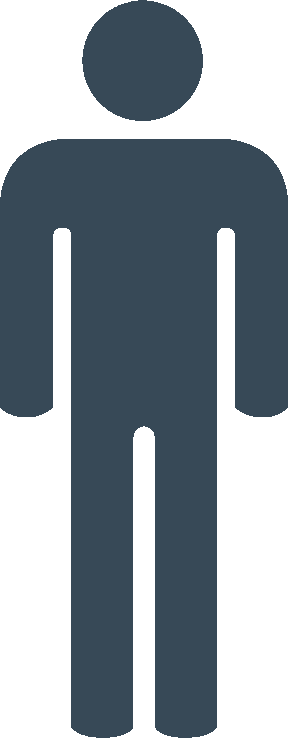
#> input picture img/boy.png, 288 x 738 px
$ jupyter execute --allow-errors CoronaPlotsV2.ipynb   (shell and % lines are left out)   (older library calls are emulated)
#> lines starting #> are read from the running program, lines starting #| are printed output that depends on the picture
# CoronaPlots report

This code focus on readability instead speed.

> Note, you can remove all filters and others steps by replacing it by a simple loop.

# Downloads
This section needs to be executed by system. You can also use a shell script to do this (Just remove '!' and execute).

```bash
# Download tool to generate pdf Report
pip3 -q install reportlab > /dev/null

# Download tools to login and get spreadsheet
pip3 -q install oauth2client > /dev/null
pip3 -q install gspread > /dev/null

# Download tools to threat data
pip3 -q install pandas > /dev/null
pip3 -q install numpy > /dev/null

# Download tools to plot
pip3 -q install matplotlib > /dev/null
pip3 -q install seaborn > /dev/null

# Download font that will be used
mkdir fonts
curl https://fonts.google.com/download?family=Montserrat -so font.zip
unzip -qq font.zip -d fonts && rm font.zip

# Download Images
#     IMG (Imgur keeps images if 1 view per six months)
#     https://i.imgur.com/vKgu7bE.png --> WomanBlue
#     https://i.imgur.com/GcsTCOp.png --> Default Itabira's logo
wget http://www.clker.com/cliparts/2/a/Q/D/P/J/woman-orange-hi.png -qO girl.png
wget https://i.imgur.com/OnzjeAY.png -qO boy.png
mkdir img && mv boy.png img/boy.png && mv girl.png img/girl.png
wget https://i.imgur.com/ef1IAWY.jpg -qO img/logo.png

# Create folder to store pdf
mkdir pdfs/
mkdir logs/
```

[cell 1]
# -*- coding: utf-8 -*-

---
# Getting current date

[cell 2]
# pytz.all_timezones to see all timezones
from pytz import timezone # Defaul timezone it's ahead of Brasil(+)
from datetime import datetime

# Note that changing linux localtime, doesn't affect Python
BRASIL_TZ = timezone('America/Campo_Grande')
DAY, MONTH, YEAR = datetime.now(BRASIL_TZ).strftime("%d %m %Y").split()

def getMonthName(month, startUpper=False):
  '''
  Need it when execute in different system's locale.

  Parameter
  ---------
  startUpper: (boolean)
    Force to fst letter be upper.

  Return
  ------
    (string) Month's names.
  '''
  month = int(month)
  monthName = ['janeiro',
               'fevereiro',
               'março',
               'abril',
               'maio',
               'junho',
               'julho',
               'agosto',
               'setembro',
               'outubro',
               'novembro',
               'dezembro'
  ]
  month = monthName[month-1]
  m_up = month[0].upper() + month[1:]

  return month if not startUpper else m_up

# Get month's name
MONTH_NAME = getMonthName(MONTH, True)

# Starting logging
[See this tip 'bout logging](https://docs.python.org/3/library/logging.html#logrecord-attributes)

[cell 3]
import logging as log
log.basicConfig(
    format='[%(asctime)s] : %(levelname)s: %(funcName)s : %(message)s',
    datefmt='%H:%M:%S',
    filename='logs/LOG_{}-{}-{}.log'.format(YEAR,MONTH,DAY),
    level=log.INFO)
log.info('Logging created w/ success!')
log.debug('Default timezone: {}'.format(BRASIL_TZ))

# 1 Login and Sheet load

[O2auth (in use)](https://gspread.readthedocs.io/en/latest/oauth2.html) client.
To use Google's API, you'll need to allow Google API in **[Google console](https://console.developers.google.com/iam-admin/projects)**. Also, you'll must create an business account too.

## 1.1 Login

[cell 4]
from oauth2client.service_account import ServiceAccountCredentials as Credentials
import gspread # Sheets

# Login Constants
SCOPE = [
         'https://spreadsheets.google.com/feeds',
         'https://www.googleapis.com/auth/drive'
]
URL = 'https://docs.google.com/spreadsheets/d/1YERxbIO0VgnVLElEgFxsv_Hr2ra6nHuPVUUGx6OVds4/edit?usp=sharing'

# Create an Client
#> (the rest of this cell did not finish here and is left out)

[cell 5]
log.info('Client acquired with success!')

## 1.2 Sheet Load

[cell 6]
import pandas as pd
from numpy import nan as NaN
import numpy as np

# [112 lines left out: functions getSheetsNames, getSheetValue, not called in this run]

[cell 7]
# Getting results
sheetName = "{}-{}-{}".format(DAY,MONTH,YEAR)
#> (the rest of this cell did not finish here and is left out)

# 2 Image and Copy Imports

[cell 8]
# To import image in reportlab. Images are Pillow formats or BytesIO
from reportlab.lib.utils import ImageReader

from PIL import Image # Open png images
from copy import deepcopy as dp # dataframe creation and manipulation permanent

# 3 Load Images

[cell 9]
def alpha2white(img):
  # Create a white rgb background
  _img = Image.new("RGBA", img.size, "WHITE")
  _img.paste(img, (0, 0), img)
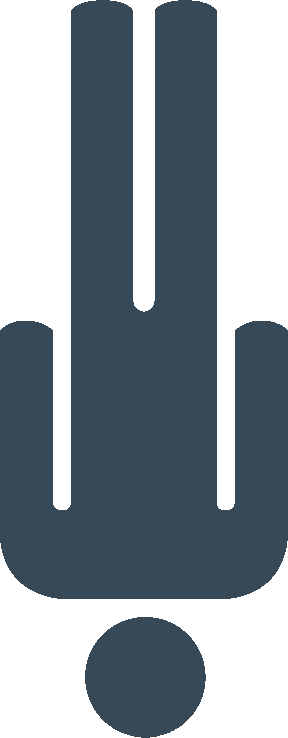
#> img: PIL image 288x738 RGBA; mean R, G, B, A 31.7, 42.1, 50.1, 146.9; transparent parts drawn white
  _img.convert('RGB')
  return _img.transpose(Image.FLIP_LEFT_RIGHT)

# Draw method aim's to use ImageReader or path to object
# we don't use here, 'cause of black background if alpha is 1
#> (the rest of this cell did not finish here and is left out)

# 4 Graphic data

> In _Google sheets_ you can use COUNTIF functions to count ocurrences in a column:
>```xls
=COUNTIF(T1:T2000;"SUSPEITO")
```

[cell 10]
# [81 lines left out: functions similar, applyFilter, not called in this run]

[cell 11]
# To be clear in variable manipulation, every var in this section will have
# an d2a_ prefix (data to analysis). If it's a const will be UPPER_CASE

AGES = [
    'Não informado',
    '1 a 9',
    '10 a 19',
    '20 a 29',
    '30 a 39',
    '40 a 49',
    '50 a 59',
    '>= 60'
]
#> AGES = ['Não informado', '1 a 9', '10 a 19', '20 a 29', '30 a 39', '40 a 49', '50 a 59', '>= 60']

DISEASES = [
    'Doenças respiratórias crônicas descompensadas',
    'Doenças cardíacas crônicas',
    'Diabetes',
    'Doenças renais crônicas em estágio avançado (graus 3,4 e 5)',
    'Imunossupressão',
    'Gestantes de alto risco',
    'Portadores de doenças cromossômicas ou em estados de fragilidade imunológica (ex:.Síndrome de Down)',
    'Não tem',
    'Outros'
]

# Vector of positions in dataframe corresponding to situations
#> (the rest of this cell did not finish here and is left out)

# 5 Plots

[cell 12]
import matplotlib.pyplot as plt
import seaborn as sns # Change color plot
from io import BytesIO # Image buff

sns.set_style('darkgrid')

# [44 lines left out: functions barPlot, linePlot, not called in this run]

#> (a cell that did not finish here is left out)

# 6 PDF Report

## 6.1 Imports

[cell 14]
from reportlab import __version__
# Canvas are used to draw in pdf (When U won't to create a document template)
from reportlab.pdfgen import canvas
# Tool to create colors models in reportlab. Colors as weel
from reportlab.lib import colors as rlabColors
# Tools to import family fonts
from reportlab.pdfbase import pdfmetrics
from reportlab.pdfbase.ttfonts import TTFont

## 6.2 Font family and others settings

[cell 15]
################ Font family and Colors ########################
pdfmetrics.registerFont(TTFont('Montserrat','fonts/Montserrat-'+'Regular.ttf'))
#> (this line was passed over: reportlab is not available in this run)
pdfmetrics.registerFont(TTFont('Montserratb','fonts/Montserrat-'+'Bold.ttf'))
#> (this line was passed over: reportlab is not available in this run)
pdfmetrics.registerFont(TTFont('Montserrati','fonts/Montserrat-'+'Italic.ttf'))
#> (this line was passed over: reportlab is not available in this run)
pdfmetrics.registerFont(TTFont('Montserratbi','fonts/Montserrat-'+'BoldItalic.ttf'))
#> (this line was passed over: reportlab is not available in this run)
pdfmetrics.registerFontFamily(
    'Montserrat',
    normal='Montserrat',
    bold='Montserratb',
    italic='Montserrati',
    boldItalic='Montserratbi')
#> (this line was passed over: reportlab is not available in this run)
#> (the call stopped at in pdf_Start, `page = canvas.Canvas( fileName, pagesize=(pgDim['w'],pgDim['h']), bott..`: reportlab is not available in this run)

# Colors not def'ed in rlabColors
#> (the rest of this cell did not finish here and is left out)

## 6.3 Default configs

[cell 16]
keywords = ['PDF report','Corona', 'Corona vírus', 'vírus', 'COVID19']
progVers = '2.0'
author   = 'Pedro Augusto C Santos'
subject  = 'NISIS - SMS de Itabira'
creator  = 'ReportLab v'+__version__
producer = 'www.reportlab.com'

xPos = 0
yPos = 0
page = '' # just to initialize the variable

# To the settings before I just need a way to propagate changes
# without rewrite everything. Furthermore, I'm using the characteristics
# of python, to search variables defined before to minimize the number of
# parameters that I would to put in Class, or either in a function.

## 6.4 Start

[cell 17]
def pdf_Start(fileName):
    global pgDim, xPos, yPos, page

    xPos = 0
    yPos = 0

    page = canvas.Canvas(
        fileName,
        pagesize=(pgDim['w'],pgDim['h']),
        bottomup = 0,
        pageCompression=0,
        verbosity=0,
        encrypt=None
    )
    page.setProducer(producer)
    page.setKeywords(keywords)
    page.setCreator(creator)
    page.setAuthor(author)
    page.setSubject(subject)

## 6.5 Title

[cell 18]
def setTitle(t):
    global page

    page.setTitle(t)
    page.setFillColor(rlabColors.white)

## 6.6 Header

[cell 19]
# [39 lines left out: function putHeader, not called in this run]
    # Before this point, everything must use yPos parameter to position Y coords

## 6.7 Emphasis

[cell 20]
# [124 lines left out: function putEmphasis, not called in this run]

## 6.8 Section one

[cell 21]
# [46 lines left out: function putSecOne, not called in this run]

## 6.9 Section two

[cell 22]
# [41 lines left out: function putSecTwo, not called in this run]

## 6.10 Section three

[cell 23]
# [55 lines left out: function putSecThree, not called in this run]

## 6.11 Section four

[cell 24]
# [27 lines left out: function putSecFour, not called in this run]

## 6.12 Section five

[cell 25]
# [28 lines left out: function putSecFive, not called in this run]

## 6.13 Section Six

[cell 26]
# [22 lines left out: function putSecSix, not called in this run]

## 6.14 Footer

[cell 27]
# [8 lines left out: function putFooter, not called in this run]

## 6.15 Save

[cell 28]
# [4 lines left out: function save, not called in this run]

## 6.16 Get internal pdf

[cell 29]
def getInternal(fileName):
    pdf_Start(fileName)
#> (the call stopped at in pdf_Start, `page = canvas.Canvas( fileName, pagesize=(pgDim['w'],pgDim['h']), bott..`: reportlab is not available in this run)

$ run again, with img/rt.png copied over img/boy.png
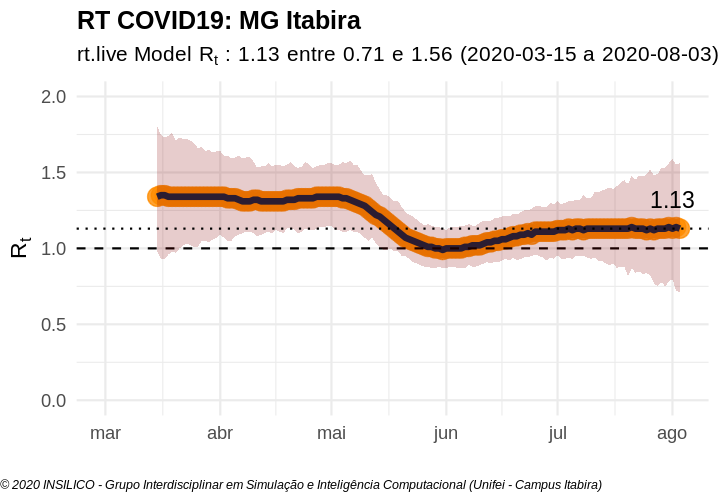
#> input picture img/rt.png, 720 x 504 px
#> in alpha2white, `_img.paste(img, (0, 0), img)`:
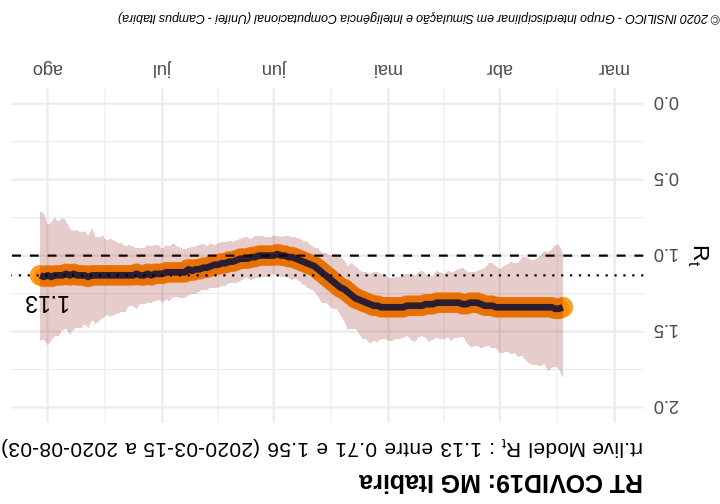
#> img: PIL image 720x504 RGBA; mean R, G, B, A 244.4, 239.9, 237.7, 255
#> in alpha2white, `return _img.transpose(Image.FLIP_LEFT_RIGHT)`:
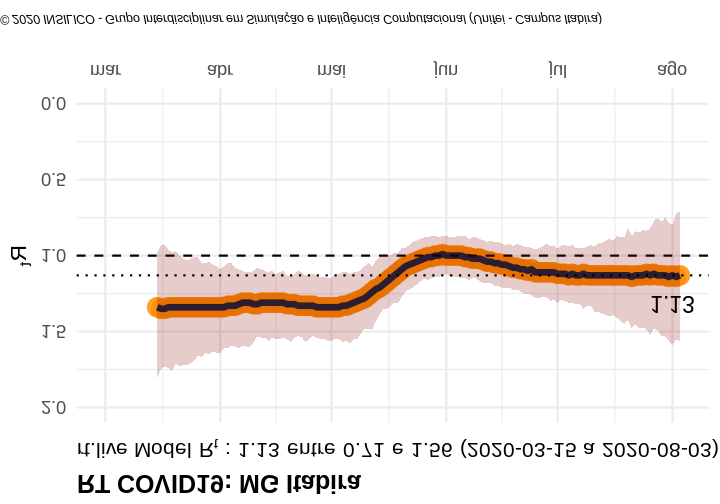
#> returned value: PIL image 720x504 RGBA; mean R, G, B, A 244.4, 239.9, 237.7, 255
#> AGES = ['Não informado', '1 a 9', '10 a 19', '20 a 29', '30 a 39', '40 a 49', '50 a 59', '>= 60']
